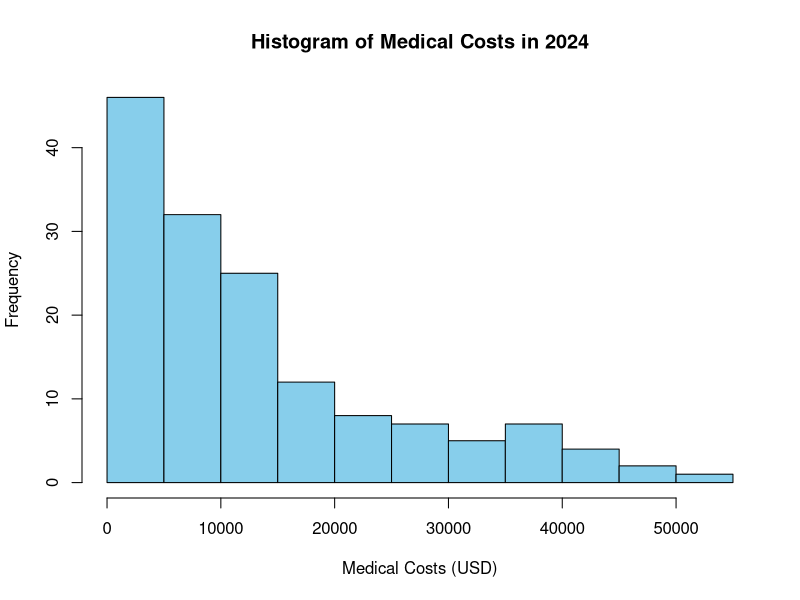
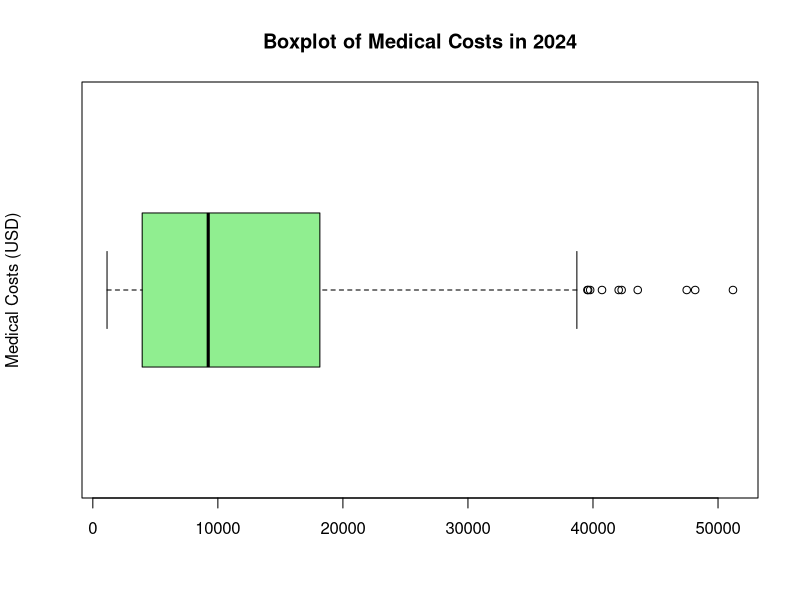
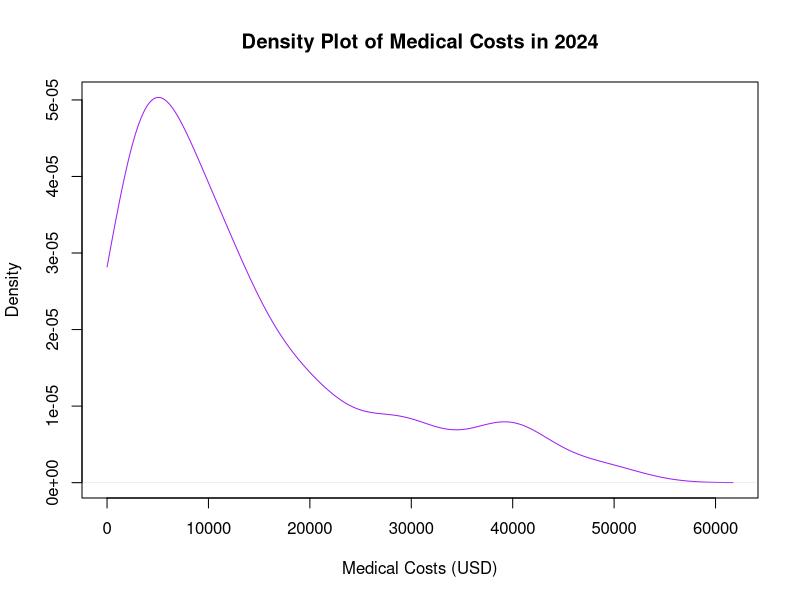
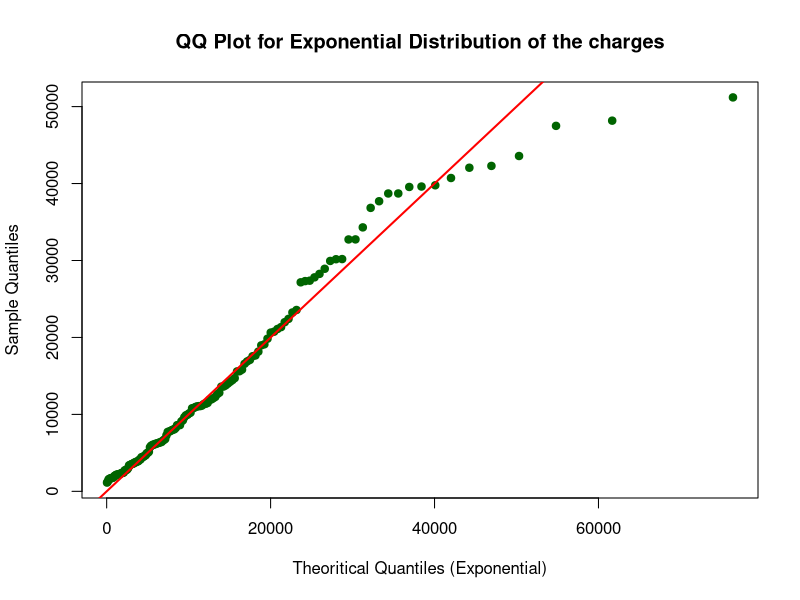
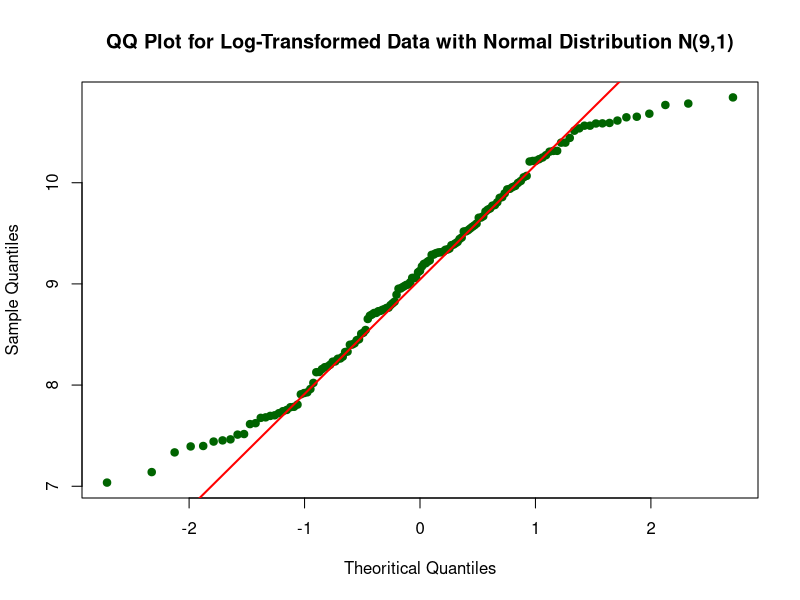
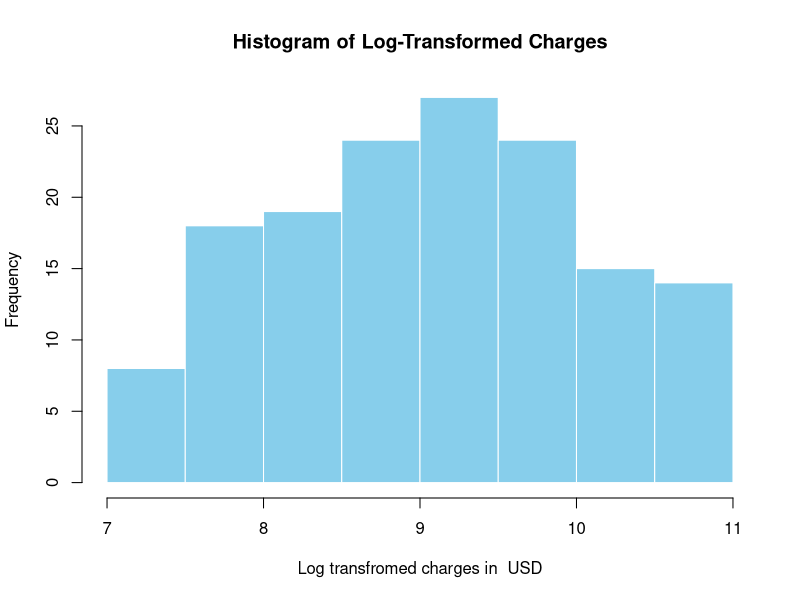
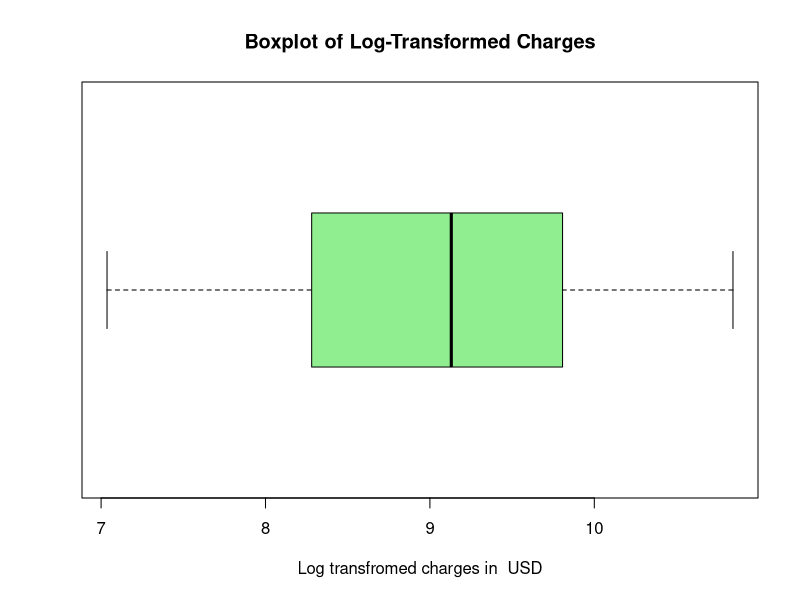
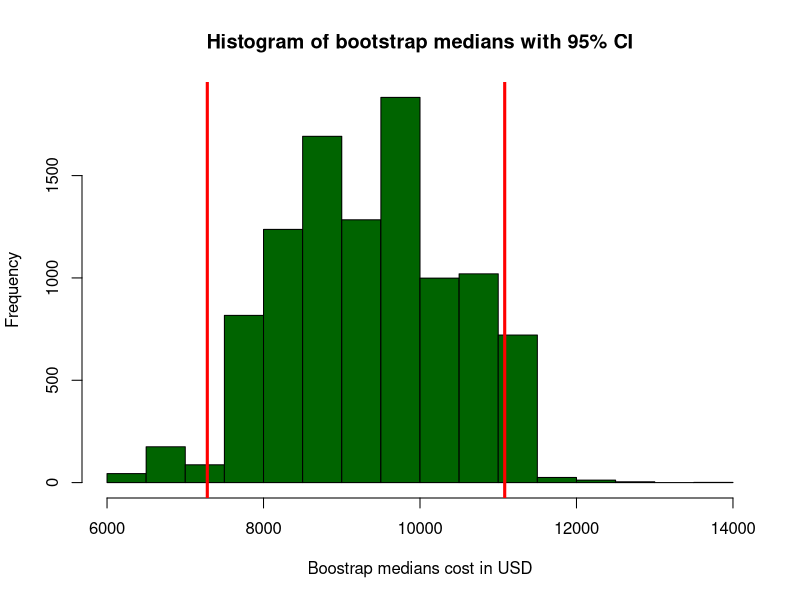

Here is the R script that generated these plots, in order:
getwd() # Print the current working directory

###
#1# Summary statistics and graphical summaries of the data
###
# Read the data from the txt file into R
charges <- scan("charges.txt")
#Numerical summaries
summary(charges) # Summary statistics
sd(charges) # Standard deviation
IQR(charges) # Interquartile range
get_mode <- function(x) { # Function to calculate the mode
  uniq_vals <- unique(x)
  uniq_vals[which.max(tabulate(match(x, uniq_vals)))]}
mode_charges <- get_mode(charges) # Calculate and print the mode
cat("Mode:", mode_charges, "\n")
# Graphical summaries
# Histogram
hist(charges, 
     main = "Histogram of Medical Costs in 2024", 
     xlab = "Medical Costs (USD)", 
     col = "skyblue")
# Boxplot
boxplot(charges, 
        main = "Boxplot of Medical Costs in 2024", 
        ylab = "Medical Costs (USD)", 
        col = "lightgreen", 
        horizontal = TRUE)
# Density plot
plot(density(charges, from = 0), # Density plot of the charges starting from 0
     main = "Density Plot of Medical Costs in 2024", 
     xlab = "Medical Costs (USD)", 
     col = "purple")

###
#2#
###
#i)
#MLE
lambda_hat <- 1 / mean(charges) 
lambda_hat # Print the estimated λ using MLE
# QQ Plot for Exponential distribution
qqplot(qexp(ppoints(length(charges)), rate = lambda_hat), sort(charges), # sort the charges for the qqplot
       main = "QQ Plot for Exponential Distribution of the charges",
       xlab = "Theoritical Quantiles (Exponential)",
       ylab = "Sample Quantiles",
       pch=19, col="darkgreen")
abline(0,1, col="red", lwd=2) # qqline, reference line
#ii) Log-transform the data and QQ Plot for Normal distribution
log_charges <- log(charges)
# QQ Plot for Normal distribution with mean = 9 and variance = 1
qqnorm(log_charges, 
       main = "QQ Plot for Log-Transformed Data with Normal Distribution N(9,1)", 
       xlab = "Theoritical Quantiles",
       ylab = "Sample Quantiles",
       pch = 19, col = "darkgreen")
qqline(log_charges, col = "red", lwd = 2) # qqline, reference line
# Histogram
hist(log_charges, 
     breaks = 8,
     main = "Histogram of Log-Transformed Charges", 
     xlab = "Log transfromed charges in  USD", 
     ylab = "Frequency",
     col = "skyblue", 
     border = "white")
# Boxplot
boxplot(log_charges,
        main = "Boxplot of Log-Transformed Charges",
        col = "lightgreen",
        xlab = "Log transfromed charges in  USD",
        horizontal = TRUE)

###
#3# Chi squared tests
###
#i)
# Given parameters
lambda_hat <- 7.456e-5
n <- length(charges)
# Generate cumulative probabilities for 9 equal-probability intervals
probs <- seq(0, 1, length.out = 10)
# Calculate the quantile breakpoints for an exponential distribution
charges.breaks <- qexp(probs, rate = lambda_hat)
# Ensure strictly increasing breaks (by removing duplicates if necessary)
charges.breaks <- unique(charges.breaks)
# Replace the last value with Inf to capture the final interval properly
charges.breaks[length(charges.breaks)] <- Inf
# Check if we still have 10 breakpoints (i.e., 9 intervals)
if (length(charges.breaks) != 10) {
  stop("Breakpoints are not unique enough to create 9 intervals. Try adjusting lambda_hat or check the data distribution.")
}
# Now bin the data
charges.cut <- cut(charges, breaks = charges.breaks, right = FALSE, include.lowest = TRUE)
obs.f.exp <- as.numeric(table(charges.cut))  # Observed frequencies
# Expected frequency per bin under H0
exp.f.exp <- rep(n / 9, 9)
# Chi-squared test statistic
x2.exp <- sum((obs.f.exp - exp.f.exp)^2 / exp.f.exp)
# Degrees of freedom: 9 intervals - 1 constraint - 1 estimated parameter
df <- 9 - 1 - 1
# p-value
pval.exp <- 1 - pchisq(x2.exp, df)
# Output results
list(
  "Observed Frequencies" = obs.f.exp,
  "Expected Frequencies" = exp.f.exp,
  "Chi-squared Statistic" = x2.exp,
  "Degrees of Freedom" = df,
  "p-value" = pval.exp
)
#i)
# Log-transform the charges
log_charges <- log(charges)
# Parameters under H0
mu <- 9
sigma <- 1
n <- length(log_charges)
# Equal-probability quantiles for 9 bins
probs <- seq(0, 1, length.out = 10)
log_breaks <- qnorm(probs, mean = mu, sd = sigma)
# Ensure the last interval goes to infinity
log_breaks[1] <- -Inf
log_breaks[10] <- Inf
# Bin the log-transformed data
log_charges_cut <- cut(log_charges, breaks = log_breaks, right = FALSE, include.lowest = TRUE)
obs_freq <- as.numeric(table(log_charges_cut))  # Observed frequencies
# Expected frequencies: equal under H0
exp_freq <- rep(n / 9, 9)
# Chi-squared statistic
x2_stat <- sum((obs_freq - exp_freq)^2 / exp_freq)
# Degrees of freedom: 9 intervals - 1 constraint (no parameters estimated here)
df <- 8
# p-value
p_val <- 1 - pchisq(x2_stat, df)
# Output the results
list(
  "Observed Frequencies" = obs_freq,
  "Expected Frequencies" = exp_freq,
  "Chi-squared Statistic" = x2_stat,
  "Degrees of Freedom" = df,
  "p-value" = p_val
)

###
#4# Kolmogorov-Smirnov tests
###
#i)
sort(charges) # Sort the charges
ks.test(charges, pexp, rate = lambda_hat) # Perform the KS test
#ii)
sort(log_charges) # Sort the log-transformed charges
ks.test(log_charges, pnorm, mean = 9, sd = 1) # Perform the KS test 

###
#5# 
###
B <- 10000 # set the number of bootstrap samples
median.bst <- numeric(B) # Initialize the vector to store the medians of the bootstrap samples
for(i in 1:B){ # Loop over the number of bootstrap samples
  boot.sample <- sample(charges, size = 149, replace = TRUE) # Generate a bootstrap sample with replacement and the same size as the original sample 
  median.bst[i] = median(boot.sample)} # Store the median of each bootstrap sample
summary(median.bst) # Summary statistics of the bootstrap medians
bootstrap_CI = quantile(median.bst, c(0.025, 0.975)) # 95% bootstrap CI, 2.5% and 97.5% quantiles
bootstrap_CI
# Histogram of the bootstrap medians
hist(median.bst,
     main = "Histogram of bootstrap medians with 95% CI",
     xlab = "Boostrap medians cost in USD",
     col  = "darkgreen")
abline(v = bootstrap_CI, lwd = 3, col = 'red') # Add vertical lines for the 95% CI
# QQ plot
qqnorm(median.bst, 
       main = "Normal Q-Q Plot of Bootstrap Medians")
qqline(median.bst, col = "blue", lwd = 2)

###
#6#
###
# Sample median (on log scale) and sample size
m_hat <- 9.130089
n <- 149
# Density of N(9,1) at m_hat
f_mhat <- dnorm(m_hat, mean = 9, sd = 1) # gives 0.3955808
f_mhat
# Standard error based on asymptotic theory
se_mhat <- 1 / (2 * f_mhat * sqrt(n)) # gives 0.103548
se_mhat
# 95% CI on log scale
z <- qnorm(0.975) # 1.959964
lower_log <- m_hat - z * se_mhat
upper_log <- m_hat + z * se_mhat
c(lower_log, upper_log) # (8.927, 9.333)
# 95% CI on original scale
lower_original <- exp(lower_log)
upper_original <- exp(upper_log)
c(lower_original, upper_original) # (7533.678, 11305.440)

###
#7#
###
B <- 10000 # Number of bootstraps
median.hyp <- 8500 # Hypothesized median 8,500 USD
lambda.hyp <- log(2) / median.hyp # Hypothesized population median under H0
boot.median.H0 = numeric(B) # Initialize the vector to store the medians of the bootstrap samples
# Generate bootstrap medians under the null hypothesis
for (i in 1:B){
  y.boot = rexp(length(charges), rate = lambda.hyp)
  boot.median.H0[i] = median(y.boot)} # Store the median of each bootstrap sample
# Histogram of the bootstrap medians and the sample median
hist(boot.median.H0, 
     col="darkgreen", 
     main="Histogram of bootstrap medians and sample median")
m.hat = median(charges) # Sample median
abline(v = m.hat, col="red", lwd=2.0) # Add a vertical line for the sample median
boot.pval <- (1 + sum(boot.median.H0 <= m.hat)) / (B + 1)
boot.pval 